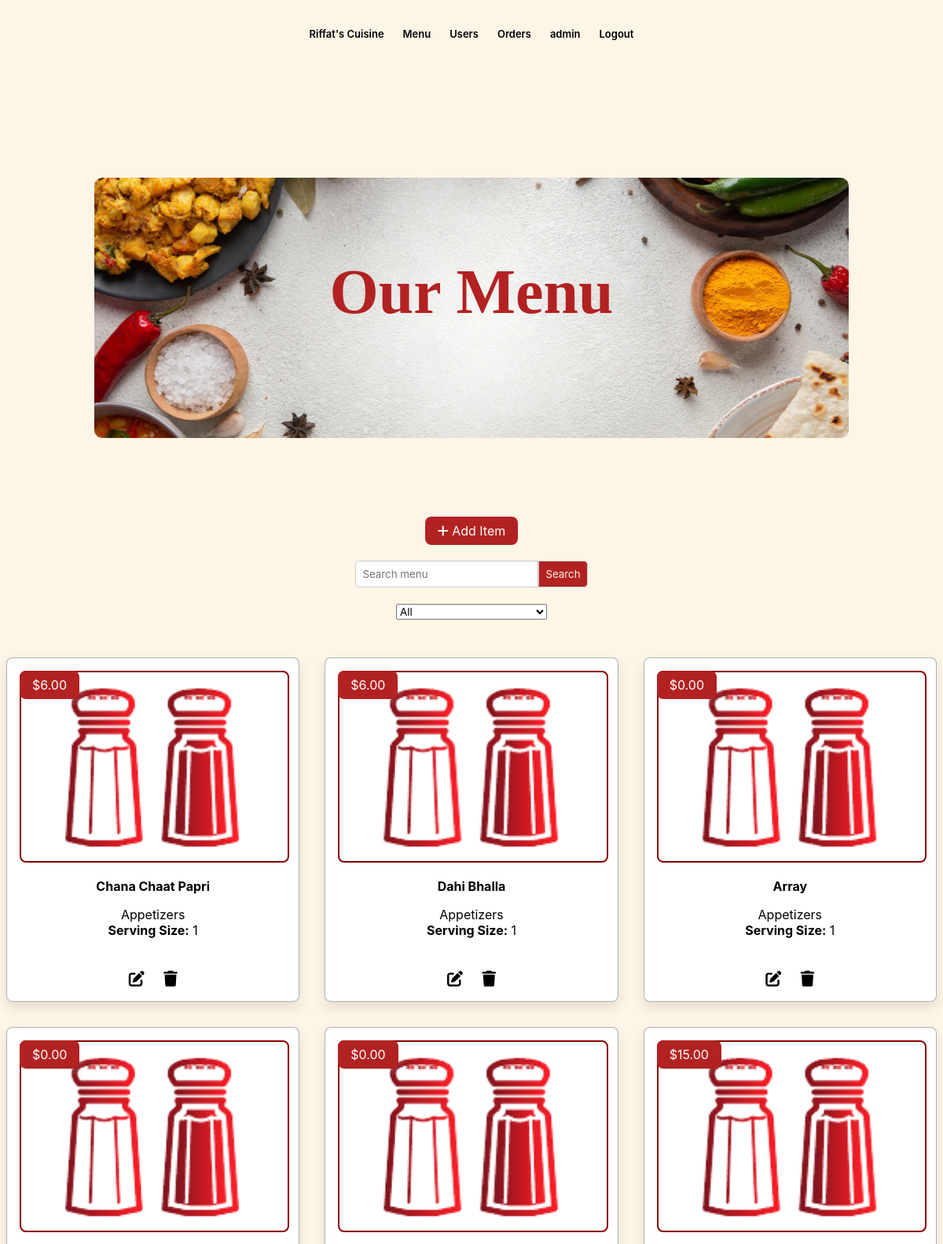
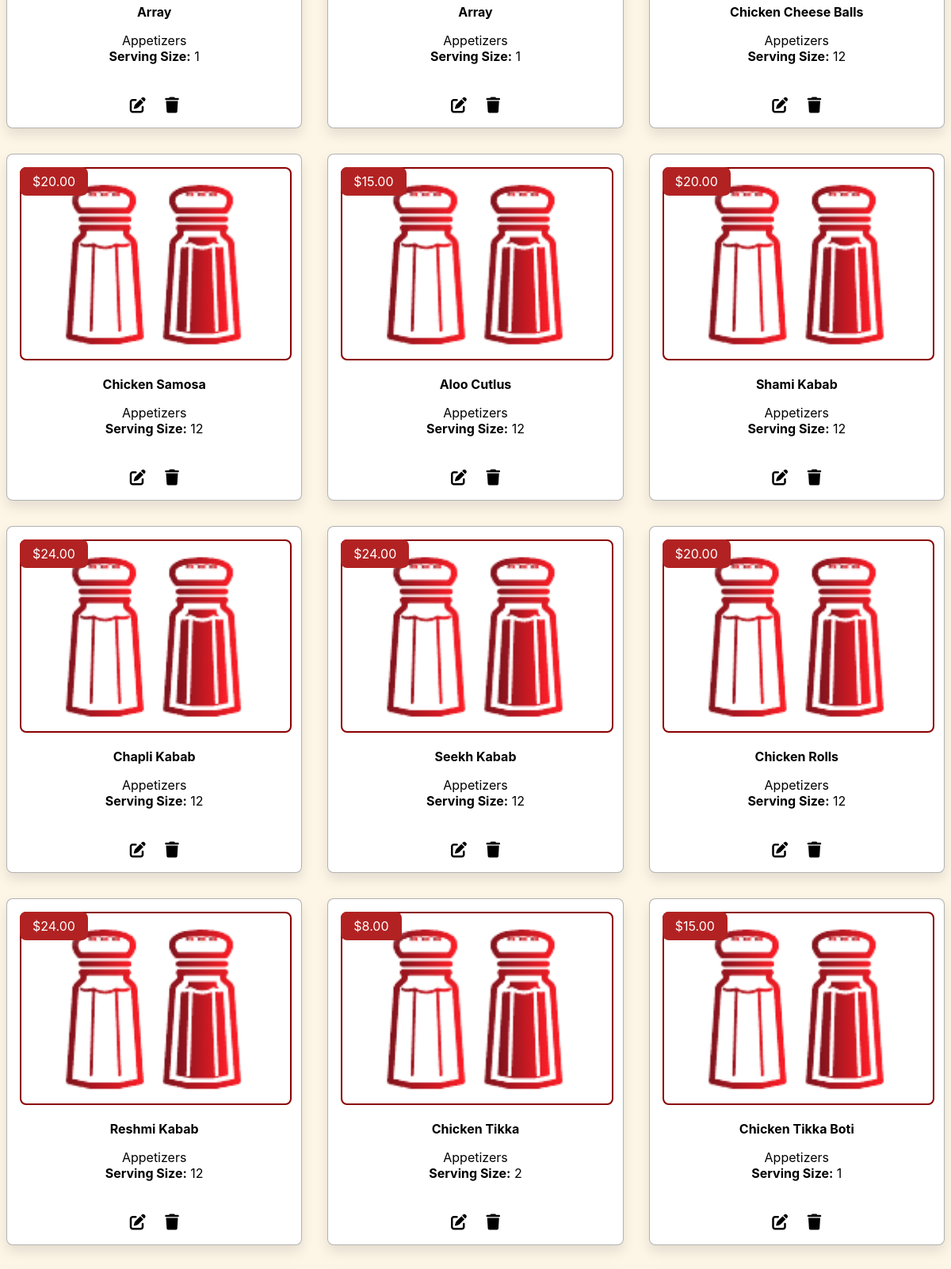
Page /index.php?controller=menu&action=index (signed in, upper part) on the committed database (2 pictures, top to bottom).
### tables this page shows
CREATE TABLE `menu` (
  `food_id` int(11) NOT NULL,
  `food_name` varchar(256) NOT NULL,
  `food_type` varchar(256) NOT NULL,
  `food_price` decimal(10,2) NOT NULL,
  `food_size` int(11) NOT NULL
);

### Controllers/MenuController.php (called while the page is built, shortened)
<?php
include("Models\MenuModel.php");
class MenuController {
    private $menuModel;
    public function __construct() {
        $this->menuModel = new MenuModel();
    }
    public function index() {
        $menuItems = $this->menuModel->getAllItems();
        include 'Views/menu.php';
    }
}
?>

### index.php (called while the page is built, shortened)
<?php
$action = (isset($_GET['action'])) ? $_GET['action'] : "index";
$ct = new $controllerClassName();
$ct->$action();

### Models/MenuModel.php (called while the page is built, shortened)
<?php
include_once "database.php";
class MenuModel {
    private $conn;
    public function __construct() {
        global $conn;
        $this->conn = $conn;
    }
    public function getAllItems() {
        $sql = "SELECT * FROM menu";
        $result = $this->conn->query($sql);
        return $result->fetch_all(MYSQLI_ASSOC);
    }
}
?>

### Views/menu.php (the view, shortened to what this page needs)
<!DOCTYPE html>
<html lang="en">
<head>
    <link href="http://fonts.cdnfonts.com/css/sf-pro-display" rel="stylesheet">
</head>
<body>
    <?php include 'Includes/navbar.php'; ?>
    <section class="menuPic">
        <h1>Our Menu</h1>
    </section>
    <?php if ($_SESSION['user_isAdmin']) : ?>
        <div class="admin-only">
            <a id="add-item" href="index.php?controller=menu&action=add"><i class="fa-solid fa-plus"></i> Add Item</a>
        </div>
        <br>
    <?php endif; ?>
    <div>
        <div class="search-container">
            <div class="search-bar">
                <input type="text" class="search-input" id="searchInput" placeholder="Search menu" onkeypress="searchOnEnter(event)">
                <button class="search-button" onclick="searchM
                enu()">Search</button>
            </div>
        </div>
        <br>
        <div style="text-align: center;">
            <select id="filterDropdown" onchange="filterMenu()">
                <option value="all">All</option>
            </select>
        </div>
    </div>
    <br>
    <br>
    <section class="menulist">
        <div class="box-container">
            <?php foreach ($menuItems as $item) : ?>
                <div class="box">
                    <span class="price">$<?php echo $item['food_price']; ?></span>
                    <img src="images/tablogo.png" alt="">
                    <h3><?php echo $item['food_name']; ?></h3>
                    <div><strong></strong> <?php echo $item['food_type']; ?></div>
                    <div><strong>Serving Size:</strong> <?php echo $item['food_size']; ?></div>
                    <br><br>
                    <?php if ($_SESSION['user_isAdmin']) : ?>
                        <a href="index.php?controller=menu&action=edit&id=<?php echo $item['food_id']; ?>" class="admin-btn"><i class="fa-solid fa-pen-to-square"></i></a>
                        <a href="index.php?controller=menu&action=delete&id=<?php echo $item['food_id']; ?>" class="admin-btn"><i class="fa-solid fa-trash"></i></a>
                    <?php endif; ?>
                </div>
            <?php endforeach; ?>
        </div>
    </section>
</body>
</html>

### Views/Includes/navbar.php (shortened to what this page needs)
<nav class="nav-links">
    <ul>
        <?php
        if ($_SESSION['user_isAdmin']) {
            echo '<li><a href="index.php?controller=dashboard&dashboard=index">Riffat\'s Cuisine</a></li>';
        } else {
            echo '<li><a href="index.php?controller=home&action=index">Riffat\'s Cuisine</a></li>';
        }
        ?>
        <?php
        if (isset($_SESSION['user_id'])) {
            echo '<li><a href="index.php?controller=menu&action=index">Menu</a></li>';
            if ($_SESSION['user_isAdmin']) {
                echo '<li><a href="index.php?controller=users&action=index">Users</a></li>';
                echo '<li><a href="index.php?controller=orders&action=index">Orders</a></li>';
            } else {
                echo '<li><a href="index.php?controller=orders&action=cart">Cart</a></li>';
                echo '<li><a href="index.php?controller=orders&action=orders">Orders</a></li>';
            }
            echo '<li><a href="index.php?controller=profile&action=view">' . $_SESSION['user_username'] . '</a></li>';
            echo '<li><a href="index.php?controller=home&action=logout">Logout</a></li>';
        } else {
            echo '<li><a href="index.php?controller=login&action=login">Login</a></li>';
        }
        ?>
    </ul>
</nav>
<br>
<br>

### Views/Includes/navbar.php (style rules this page uses)
nav { display: flex; padding: 2% 6%; justify-content: space-between; align-items: center; }
.nav-links { flex: 1; text-align: right; font-weight: 600; display: flex; justify-content: center; }
.nav-links ul { margin: 0; padding: 0; list-style: none; display: flex; }
.nav-links ul li { padding: 8px 12px; position: relative; }
.nav-links ul li a { color: black; text-decoration: none; font-size: 13px; }
.nav-links ul li::after { content: ''; width: 0%; height: 2px; background-color: firebrick; display: block; margin: auto; transition: 1s; }

### Views/menu.php (style rules this page uses)
* { margin: 0; padding: 0; font-family: 'SF Pro Display', sans-serif; }
body { background-color: oldlace; }
.menulist .box-container { display: flex; flex-wrap: wrap; gap: 1rem; justify-content: center; }
.menulist .box-container .box { flex: 1 1 18rem; padding: 1rem; background: #fff; box-shadow: 0 .5rem 1rem rgba(0, 0, 0, .1); border: .1rem solid rgba(0, 0, 0, .3); border-radius: .5rem; text-align: center; position: relative; margin: 0.5rem; }
.menulist .box-container .box img { height: 15rem; object-fit: cover; width: 100%; border-radius: .5rem; border: 2px solid darkred; }
.menulist .box-container .box .price { position: absolute; top: 1rem; left: 1rem; background-color: #b22222; color: #fff; font-size: 16px; padding: .5rem 1rem; border-radius: .5rem; }
.menulist .box-container .box h3 { color: black; font-size: 16px; padding: 1rem 0; background-color: transparent; }
.search-bar { justify-content: center; display: flex; }
.search-input { border-radius: 5px 0 0 5px; border: 1px solid #ccc; padding: 8px; }
.search-button { background-color: firebrick; color: oldlace; border-radius: 0 5px 5px 0; border: 1px solid #ccc; padding: 8px; cursor: pointer; }
h1 { font-family: pac; color: firebrick; font-size: 110px; }
.admin-only { display: flex; justify-content: space-around; margin-top: 0.5rem; }
.admin-only a { background-color: firebrick; color: #fff; padding: 0.5rem 1rem; border-radius: 0.5rem; text-decoration: none; display: inline-block; }
.menuPic { margin: 100px auto; width: 80%; background-image: url(images/bg3.webp); background-position: center; background-size: cover; border-radius: 10px; text-align: center; padding: 100px 0; }
.menuPic h1 { color: firebrick; margin-bottom: 40px; padding: 0; font-family: pac; font-size: 80px; background-color: transparent; }
.admin-btn { color: black; font-size: 20px; }

### rows in the picture
menu: food_price "6.00", food_name "Chana Chaat Papri", food_type "Appetizers", food_size "1"
menu: food_price "6.00", food_name "Dahi Bhalla", food_type "Appetizers", food_size "1"
menu: food_price "0.00", food_name "Array", food_type "Appetizers", food_size "1"
menu: food_price "0.00", food_name "Array", food_type "Appetizers", food_size "1"
menu: food_price "0.00", food_name "Array", food_type "Appetizers", food_size "1"
menu: food_price "15.00", food_name "Chicken Cheese Balls", food_type "Appetizers", food_size "12"
menu: food_price "20.00", food_name "Chicken Samosa", food_type "Appetizers", food_size "12"
menu: food_price "15.00", food_name "Aloo Cutlus", food_type "Appetizers", food_size "12"
menu: food_price "20.00", food_name "Shami Kabab", food_type "Appetizers", food_size "12"
menu: food_price "24.00", food_name "Chapli Kabab", food_type "Appetizers", food_size "12"
menu: food_price "24.00", food_name "Seekh Kabab", food_type "Appetizers", food_size "12"
menu: food_price "20.00", food_name "Chicken Rolls", food_type "Appetizers", food_size "12"
menu: food_price "24.00", food_name "Reshmi Kabab", food_type "Appetizers", food_size "12"
menu: food_price "8.00", food_name "Chicken Tikka", food_type "Appetizers", food_size "2"
menu: food_price "15.00", food_name "Chicken Tikka Boti", food_type "Appetizers", food_size "1"

### other values in the picture
$_SESSION['user_username'] "admin"
